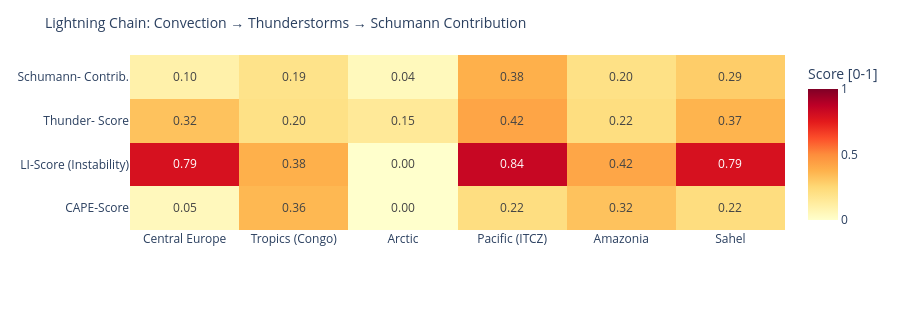

This figure's notebook cell:
### Code cell
# ============================================================
# LIGHTNING CHAIN: Convection → Thunderstorms → Schumann
# Shows the causal chain per measurement point as heatmap
# ============================================================

def cape_score(v):
    """CAPE → normalized score [0,1]"""
    if v is None or pd.isna(v): return 0.0
    return min(1.0, float(v) / 3000)

def li_score(v):
    """Lifted Index: negative = unstable → score [0,1]"""
    if v is None or pd.isna(v): return 0.3
    return min(1.0, max(0.0, (-float(v) + 6) / 12))

def cloud_score(v):
    if v is None or pd.isna(v): return 0.3
    return float(v) / 100

def thunder_score(row):
    """Kombinierter Gewitterwahrscheinlichkeits-Score
    CAPE + LI + Bedeckung + WMO-Gewitter + konvektiver Niederschlag (showers)
    Hinweis: X-Ray und Kp sind kein Bestandteil – nur geomagn./solarer Kontext.
    """
    cs = cape_score(row.get('cape'))
    ls = li_score(row.get('li'))
    cl = cloud_score(row.get('cloud'))
    t  = 1.0 if row.get('thunderstorm') else 0.0
    # Convective precipitation (showers) as additional indicator
    sh = min(1.0, (row.get('showers') or 0) / 5.0)
    return round(cs * 0.30 + ls * 0.25 + cl * 0.15 + t * 0.20 + sh * 0.10, 3)

def schumann_contribution(t_score, lat):
    """Schumann contribution: higher in tropics (±30°), scaled by thunderstorm score"""
    lat_weight = max(0.3, 1.0 - abs(lat) / 60)
    return round(t_score * lat_weight, 3)

df_atm['cape_score']   = df_atm.apply(lambda r: cape_score(r['cape']), axis=1)
df_atm['li_score']     = df_atm.apply(lambda r: li_score(r['li']),    axis=1)
df_atm['thunder_score']= df_atm.apply(lambda r: thunder_score(r.to_dict()), axis=1)
df_atm['schumann_contribution'] = df_atm.apply(
    lambda r: schumann_contribution(r['thunder_score'], r['lat']), axis=1)

metrics = ['cape_score', 'li_score', 'thunder_score', 'schumann_contribution']
labels  = ['CAPE-Score', 'LI-Score\n(Instability)', 'Thunder-\nScore', 'Schumann-\nContrib.']
z_data  = [df_atm[m].tolist() for m in metrics]

fig = go.Figure(go.Heatmap(
    z=z_data,
    x=df_atm['point'].tolist(),
    y=labels,
    colorscale='YlOrRd',
    zmin=0, zmax=1,
    text=[[f'{v:.2f}' for v in row] for row in z_data],
    texttemplate='%{text}', textfont=dict(size=12),
    colorbar=dict(title='Score [0-1]')
))
fig.update_layout(
    title=dict(text='Lightning Chain: Convection → Thunderstorms → Schumann Contribution', font=dict(size=14)),
    height=310,
    plot_bgcolor='rgba(0,0,0,0)', paper_bgcolor='rgba(0,0,0,0)',
    margin=dict(l=130, r=80, t=55, b=80)
)
fig.show()

### Figure 1 — Plotly figure (JSON) as saved in the notebook; plotly's stock layout.template omitted (floating-point values rounded to 4 significant figures)
{"data": [{"colorbar": {"title": {"text": "Score [0-1]"}}, "colorscale": [[0.0, "rgb(255,255,204)"], [0.125, "rgb(255,237,160)"], [0.25, "rgb(254,217,118)"], [0.375, "rgb(254,178,76)"], [0.5, "rgb(253,141,60)"], [0.625, "rgb(252,78,42)"], [0.75, "rgb(227,26,28)"], [0.875, "rgb(189,0,38)"], [1.0, "rgb(128,0,38)"]], "text": [["0.05", "0.36", "0.00", "0.22", "0.32", "0.22"], ["0.79", "0.38", "0.00", "0.84", "0.42", "0.79"], ["0.32", "0.20", "0.15", "0.42", "0.22", "0.37"], ["0.10", "0.19", "0.04", "0.38", "0.20", "0.29"]], "textfont": {"size": 12}, "texttemplate": "%{text}", "type": "heatmap", "x": ["Central Europe", "Tropics (Congo)", "Arctic", "Pacific (ITCZ)", "Amazonia", "Sahel"], "y": ["CAPE-Score", "LI-Score\n(Instability)", "Thunder-\nScore", "Schumann-\nContrib."], "z": [[0.04667, 0.3567, 0.0, 0.2167, 0.3233, 0.2233], [0.7917, 0.3833, 0.0, 0.8417, 0.4167, 0.7917], [0.324, 0.203, 0.15, 0.418, 0.219, 0.37], [0.097, 0.189, 0.045, 0.383, 0.201, 0.29]], "zmax": 1, "zmin": 0}], "layout": {"height": 310, "margin": {"b": 80, "l": 130, "r": 80, "t": 55}, "paper_bgcolor": "rgba(0,0,0,0)", "plot_bgcolor": "rgba(0,0,0,0)", "title": {"font": {"size": 14}, "text": "Lightning Chain: Convection → Thunderstorms → Schumann Contribution"}}}
